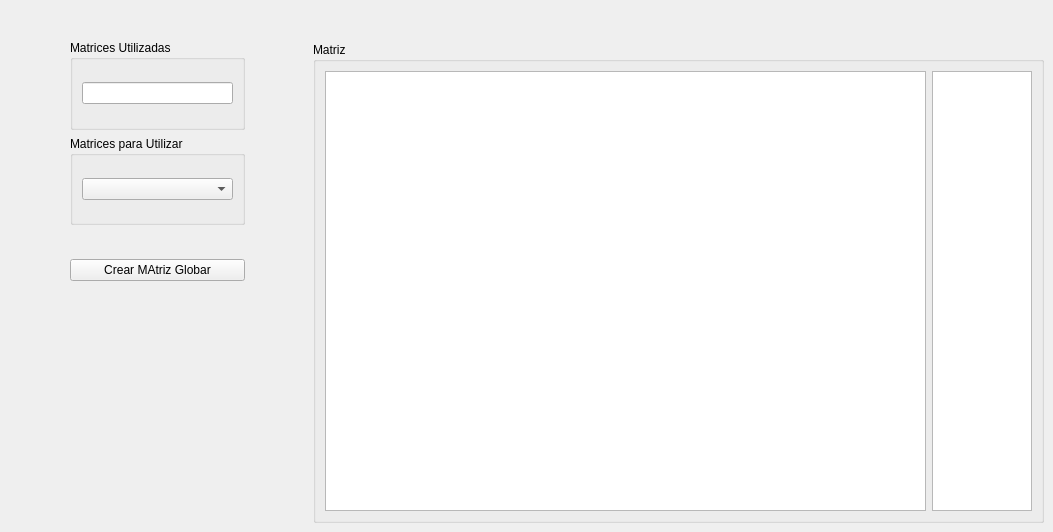
                      <widget class="QWidget" name="tab_8">
                       <attribute name="icon">
                        <iconset resource="iconos.qrc">
                         <normaloff>:/new/prefix1/iconos/intersect.png</normaloff>:/new/prefix1/iconos/intersect.png</iconset>
                       </attribute>
                       <attribute name="title">
                        <string>Matriz Global </string>
                       </attribute>
                       <widget class="QGroupBox" name="groupBox_14">
                        <property name="geometry">
                         <rect>
                          <x>313</x>
                          <y>42</y>
                          <width>731</width>
                          <height>481</height>
                         </rect>
                        </property>
                        <property name="title">
                         <string>Matriz</string>
                        </property>
                        <layout class="QGridLayout" name="gridLayout_29">
                         <item row="0" column="0">
                          <layout class="QHBoxLayout" name="horizontalLayout_35">
                           <item>
                            <widget class="QTableWidget" name="MatrizGlobal">
                             <attribute name="verticalHeaderVisible">
                              <bool>false</bool>
                             </attribute>
                            </widget>
                           </item>
                           <item>
                            <widget class="QTableWidget" name="vGlobal">
                             <property name="maximumSize">
                              <size>
                               <width>100</width>
                               <height>16777215</height>
                              </size>
                             </property>
                             <attribute name="verticalHeaderVisible">
                              <bool>false</bool>
                             </attribute>
                            </widget>
                           </item>
                          </layout>
                         </item>
                        </layout>
                       </widget>
                       <widget class="QWidget" name="layoutWidget">
                        <property name="geometry">
                         <rect>
                          <x>70</x>
                          <y>40</y>
                          <width>175</width>
                          <height>241</height>
                         </rect>
                        </property>
                        <layout class="QVBoxLayout" name="verticalLayout_17">
                         <item>
                          <layout class="QVBoxLayout" name="verticalLayout_16">
                           <item>
                            <widget class="QGroupBox" name="groupBox_13">
                             <property name="title">
                              <string>Matrices Utilizadas</string>
                             </property>
                             <layout class="QGridLayout" name="gridLayout_27">
                              <item row="0" column="0">
                               <widget class="QLineEdit" name="MatricesUtilizadas"/>
                              </item>
                             </layout>
                            </widget>
                           </item>
                           <item>
                            <widget class="QGroupBox" name="groupBox_12">
                             <property name="title">
                              <string>Matrices para Utilizar</string>
                             </property>
                             <layout class="QGridLayout" name="gridLayout_28">
                              <item row="0" column="0">
                               <widget class="QComboBox" name="MatricesParaUtilizar"/>
                              </item>
                             </layout>
                            </widget>
                           </item>
                           <item>
                            <layout class="QHBoxLayout" name="horizontalLayout_33">
                             <item>
                              <widget class="QPushButton" name="AgregarMatrice">
                               <property name="text">
                                <string/>
                               </property>
                               <property name="icon">
                                <iconset resource="iconos.qrc">
                                 <normaloff>:/new/prefix1/iconos/anadir.png</normaloff>:/new/prefix1/iconos/anadir.png</iconset>
                               </property>
                               <property name="flat">
                                <bool>true</bool>
                               </property>
                              </widget>
                             </item>
                             <item>
                              <widget class="QPushButton" name="QuitarMatrice">
                               <property name="text">
                                <string/>
                               </property>
                               <property name="icon">
                                <iconset resource="iconos.qrc">
                                 <normaloff>:/new/prefix1/iconos/menos.png</normaloff>:/new/prefix1/iconos/menos.png</iconset>
                               </property>
                               <property name="flat">
                                <bool>true</bool>
                               </property>
                              </widget>
                             </item>
                            </layout>
                           </item>
                          </layout>
                         </item>
                         <item>
                          <widget class="QPushButton" name="pushButton_11">
                           <property name="text">
                            <string>Crear MAtriz Globar</string>
                           </property>
                           <property name="icon">
                            <iconset resource="iconos.qrc">
                             <normaloff>:/new/prefix1/iconos/intersect.png</normaloff>:/new/prefix1/iconos/intersect.png</iconset>
                           </property>
                          </widget>
                         </item>
                        </layout>
                       </widget>
                      </widget>
